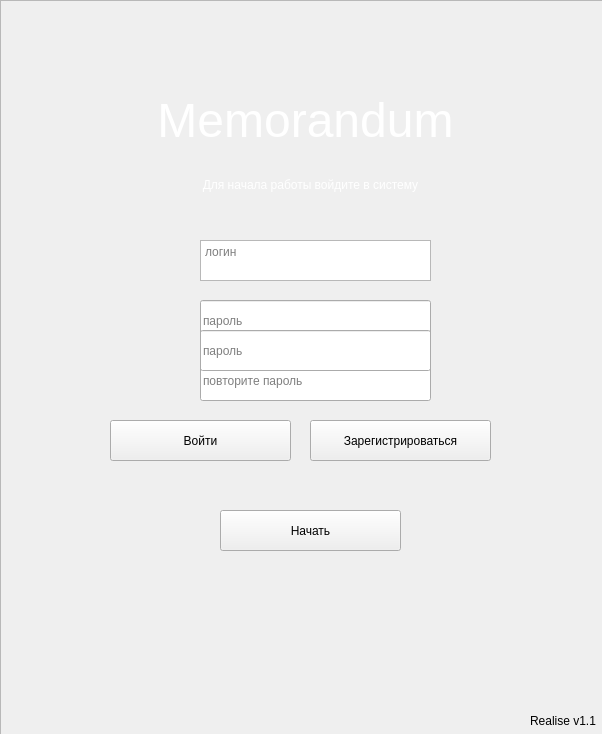
<?xml version="1.0" encoding="UTF-8"?>
<ui version="4.0">
 <class>MainWindow</class>
 <widget class="QMainWindow" name="MainWindow">
  <property name="geometry">
   <rect>
    <x>0</x>
    <y>0</y>
    <width>602</width>
    <height>734</height>
   </rect>
  </property>
  <property name="windowTitle">
   <string>MainWindow</string>
  </property>
  <widget class="QWidget" name="centralwidget">
   <widget class="QFrame" name="frame">
    <property name="geometry">
     <rect>
      <x>0</x>
      <y>0</y>
      <width>611</width>
      <height>741</height>
     </rect>
    </property>
    <property name="toolTip">
     <string>&lt;html&gt;&lt;head/&gt;&lt;body&gt;&lt;p align=&quot;center&quot;&gt;Memorandum&lt;/p&gt;&lt;/body&gt;&lt;/html&gt;</string>
    </property>
    <property name="whatsThis">
     <string>&lt;html&gt;&lt;head/&gt;&lt;body&gt;&lt;p align=&quot;center&quot;&gt;Memorandum&lt;/p&gt;&lt;p align=&quot;center&quot;&gt;&lt;br/&gt;&lt;/p&gt;&lt;/body&gt;&lt;/html&gt;</string>
    </property>
    <property name="frameShape">
     <enum>QFrame::StyledPanel</enum>
    </property>
    <property name="frameShadow">
     <enum>QFrame::Raised</enum>
    </property>
    <widget class="QLabel" name="header">
     <property name="geometry">
      <rect>
       <x>0</x>
       <y>90</y>
       <width>611</width>
       <height>61</height>
      </rect>
     </property>
     <property name="styleSheet">
      <string notr="true">font: 26pt &quot;Comic Sans MS&quot;;</string>
     </property>
     <property name="text">
      <string>&lt;html&gt;&lt;head/&gt;&lt;body&gt;&lt;p align=&quot;center&quot;&gt;&lt;span style=&quot; font-size:36pt; color:#ffffff;&quot;&gt;Memorandum&lt;/span&gt;&lt;/p&gt;&lt;/body&gt;&lt;/html&gt;</string>
     </property>
     <property name="buddy">
      <cstring></cstring>
     </property>
    </widget>
    <widget class="QLabel" name="label">
     <property name="geometry">
      <rect>
       <x>-10</x>
       <y>0</y>
       <width>621</width>
       <height>741</height>
      </rect>
     </property>
     <property name="styleSheet">
      <string notr="true">\</string>
     </property>
     <property name="text">
      <string/>
     </property>
     <property name="pixmap">
      <pixmap>../images/login_background.jpg</pixmap>
     </property>
     <property name="buddy">
      <cstring></cstring>
     </property>
    </widget>
    <widget class="QLabel" name="label_2">
     <property name="geometry">
      <rect>
       <x>10</x>
       <y>160</y>
       <width>601</width>
       <height>51</height>
      </rect>
     </property>
     <property name="toolTip">
      <string>&lt;html&gt;&lt;head/&gt;&lt;body&gt;&lt;p align=&quot;center&quot;&gt;Для начала работы войдите в систему&lt;/p&gt;&lt;/body&gt;&lt;/html&gt;</string>
     </property>
     <property name="whatsThis">
      <string>&lt;html&gt;&lt;head/&gt;&lt;body&gt;&lt;p&gt;Для начала работы войдите в систему&lt;/p&gt;&lt;/body&gt;&lt;/html&gt;</string>
     </property>
     <property name="styleSheet">
      <string notr="true">font: 15pt &quot;Comic Sans MS&quot;;</string>
     </property>
     <property name="text">
      <string>&lt;html&gt;&lt;head/&gt;&lt;body&gt;&lt;p align=&quot;center&quot;&gt;&lt;span style=&quot; color:#ffffff;&quot;&gt;Для начала работы войдите в систему&lt;/span&gt;&lt;/p&gt;&lt;/body&gt;&lt;/html&gt;</string>
     </property>
     <property name="alignment">
      <set>Qt::AlignCenter</set>
     </property>
     <property name="wordWrap">
      <bool>false</bool>
     </property>
    </widget>
    <widget class="QPushButton" name="go_login">
     <property name="geometry">
      <rect>
       <x>110</x>
       <y>420</y>
       <width>181</width>
       <height>41</height>
      </rect>
     </property>
     <property name="toolTip">
      <string>&lt;html&gt;&lt;head/&gt;&lt;body&gt;&lt;p&gt;&lt;br/&gt;&lt;/p&gt;&lt;/body&gt;&lt;/html&gt;</string>
     </property>
     <property name="styleSheet">
      <string notr="true">font: 12pt &quot;Comic Sans MS&quot;;</string>
     </property>
     <property name="text">
      <string>Войти</string>
     </property>
     <property name="autoDefault">
      <bool>false</bool>
     </property>
     <property name="default">
      <bool>false</bool>
     </property>
     <property name="flat">
      <bool>false</bool>
     </property>
    </widget>
    <widget class="QTextEdit" name="login">
     <property name="geometry">
      <rect>
       <x>200</x>
       <y>240</y>
       <width>231</width>
       <height>41</height>
      </rect>
     </property>
     <property name="styleSheet">
      <string notr="true">font: 12pt &quot;Comic Sans MS&quot;;</string>
     </property>
     <property name="documentTitle">
      <string extracomment="dtjdfhfdjf"/>
     </property>
     <property name="overwriteMode">
      <bool>false</bool>
     </property>
     <property name="placeholderText">
      <string>логин</string>
     </property>
    </widget>
    <widget class="QLabel" name="label_3">
     <property name="geometry">
      <rect>
       <x>530</x>
       <y>710</y>
       <width>71</width>
       <height>21</height>
      </rect>
     </property>
     <property name="text">
      <string>Realise v1.1</string>
     </property>
    </widget>
    <widget class="QPushButton" name="go_reg">
     <property name="geometry">
      <rect>
       <x>310</x>
       <y>420</y>
       <width>181</width>
       <height>41</height>
      </rect>
     </property>
     <property name="toolTip">
      <string>&lt;html&gt;&lt;head/&gt;&lt;body&gt;&lt;p&gt;&lt;br/&gt;&lt;/p&gt;&lt;/body&gt;&lt;/html&gt;</string>
     </property>
     <property name="styleSheet">
      <string notr="true">font: 12pt &quot;Comic Sans MS&quot;;</string>
     </property>
     <property name="text">
      <string>Зарегистрироваться</string>
     </property>
     <property name="autoDefault">
      <bool>false</bool>
     </property>
     <property name="default">
      <bool>false</bool>
     </property>
     <property name="flat">
      <bool>false</bool>
     </property>
    </widget>
    <widget class="QTextEdit" name="new_login">
     <property name="enabled">
      <bool>true</bool>
     </property>
     <property name="geometry">
      <rect>
       <x>200</x>
       <y>240</y>
       <width>231</width>
       <height>41</height>
      </rect>
     </property>
     <property name="styleSheet">
      <string notr="true">font: 12pt &quot;Comic Sans MS&quot;;</string>
     </property>
     <property name="documentTitle">
      <string extracomment="dtjdfhfdjf"/>
     </property>
     <property name="overwriteMode">
      <bool>false</bool>
     </property>
     <property name="placeholderText">
      <string>логин</string>
     </property>
    </widget>
    <widget class="QPushButton" name="start">
     <property name="geometry">
      <rect>
       <x>220</x>
       <y>510</y>
       <width>181</width>
       <height>41</height>
      </rect>
     </property>
     <property name="toolTip">
      <string>&lt;html&gt;&lt;head/&gt;&lt;body&gt;&lt;p&gt;&lt;br/&gt;&lt;/p&gt;&lt;/body&gt;&lt;/html&gt;</string>
     </property>
     <property name="styleSheet">
      <string notr="true">font: 12pt &quot;Comic Sans MS&quot;;</string>
     </property>
     <property name="text">
      <string>Начать</string>
     </property>
     <property name="autoDefault">
      <bool>false</bool>
     </property>
     <property name="default">
      <bool>false</bool>
     </property>
     <property name="flat">
      <bool>false</bool>
     </property>
    </widget>
    <widget class="QLineEdit" name="password_1">
     <property name="geometry">
      <rect>
       <x>200</x>
       <y>300</y>
       <width>231</width>
       <height>41</height>
      </rect>
     </property>
     <property name="styleSheet">
      <string notr="true">font: 12pt &quot;Comic Sans MS&quot;;</string>
     </property>
     <property name="echoMode">
      <enum>QLineEdit::Password</enum>
     </property>
     <property name="placeholderText">
      <string>пароль</string>
     </property>
    </widget>
    <widget class="QLineEdit" name="password_2">
     <property name="geometry">
      <rect>
       <x>200</x>
       <y>360</y>
       <width>231</width>
       <height>41</height>
      </rect>
     </property>
     <property name="styleSheet">
      <string notr="true">font: 12pt &quot;Comic Sans MS&quot;;</string>
     </property>
     <property name="echoMode">
      <enum>QLineEdit::Password</enum>
     </property>
     <property name="placeholderText">
      <string>повторите пароль</string>
     </property>
    </widget>
    <widget class="QLineEdit" name="password">
     <property name="geometry">
      <rect>
       <x>200</x>
       <y>330</y>
       <width>231</width>
       <height>41</height>
      </rect>
     </property>
     <property name="styleSheet">
      <string notr="true">font: 12pt &quot;Comic Sans MS&quot;;
</string>
     </property>
     <property name="echoMode">
      <enum>QLineEdit::Password</enum>
     </property>
     <property name="placeholderText">
      <string>пароль</string>
     </property>
    </widget>
    <zorder>label</zorder>
    <zorder>header</zorder>
    <zorder>label_2</zorder>
    <zorder>go_login</zorder>
    <zorder>login</zorder>
    <zorder>label_3</zorder>
    <zorder>go_reg</zorder>
    <zorder>new_login</zorder>
    <zorder>start</zorder>
    <zorder>password_1</zorder>
    <zorder>password_2</zorder>
    <zorder>password</zorder>
   </widget>
  </widget>
 </widget>
 <resources/>
 <connections/>
</ui>
